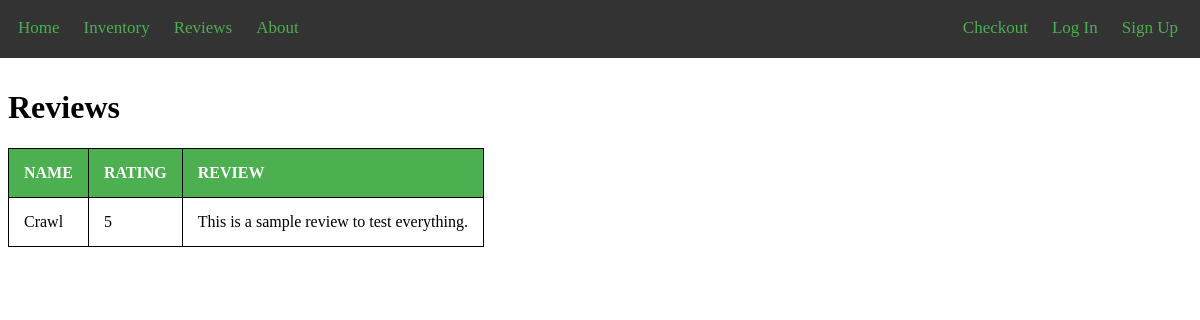
Screenshot of /reviews.php with the database file from the repository.
### tables this page shows
CREATE TABLE `Reviews` (
  `USER_ID` int(4) NOT NULL,
  `MOVIE_ID` int(4) NOT NULL,
  `RATING` int(5) NOT NULL,
  `REVIEW` text NOT NULL
);

CREATE TABLE `Movie` (
  `MOVIE_ID` int(4) NOT NULL,
  `NAME` varchar(30) NOT NULL,
  `DESCRIPTION` varchar(250) NOT NULL,
  `YEAR` int(4) NOT NULL,
  `RATING` int(1) NOT NULL,
  `CATEGORY` varchar(10) NOT NULL
);

### reviews.php (the view, shortened to what this page needs)
<!DOCTYPE html>
<html>
	<head>
		<link rel="stylesheet" href="main.css">
	</head>
<body>
<?php
	include 'header.php';
	$conn = mysqli_connect(DB_HOST, DB_USER, DB_PASSWORD, DB_NAME);
$query = "SELECT Movie.NAME, Reviews.USER_ID, Reviews.RATING, Reviews.REVIEW FROM Reviews LEFT JOIN Movie ON Movie.MOVIE_ID = Reviews.MOVIE_ID  ";
	$result = mysqli_query($conn, $query);
	if(mysqli_num_rows($result) > 0){
        echo "<h1>Reviews</h1>";
		echo "<table class='table' id='t01' border='1'>";
        echo "<thead>";
			echo "<tr>";
			echo "<th>NAME</th>";
			echo "<th>RATING</th>";
			echo "<th>REVIEW</th>";
			echo "</tr>";
        echo "</thead>";
        echo "<tbody>";
        while($row = mysqli_fetch_array($result)){
					echo "<tr>";
					echo "<td>" . $row['NAME'] . "</td>";
					echo "<td>" . $row['RATING'] . "</td>";
					echo "<td>" . $row['REVIEW'] . "</td>";
					echo "</tr>";
        }
        echo "</tbody>";
        echo "</table>";
    } else{
		echo "<p class='lead'><em>No records were found.</em></p>";
    }
?>
</body>
</html>

### main.css (style rules this page uses)
table { border-collapse: collapse; }
table, th, td { border: 1px solid black; }
th, td { padding: 15px; text-align: left; }
th { background-color: #4CAF50; color:white; }

### rows the page displays
reviews: MOVIE_ID.NAME "Crawl", RATING "5", REVIEW "This is a sample review to test everything."
